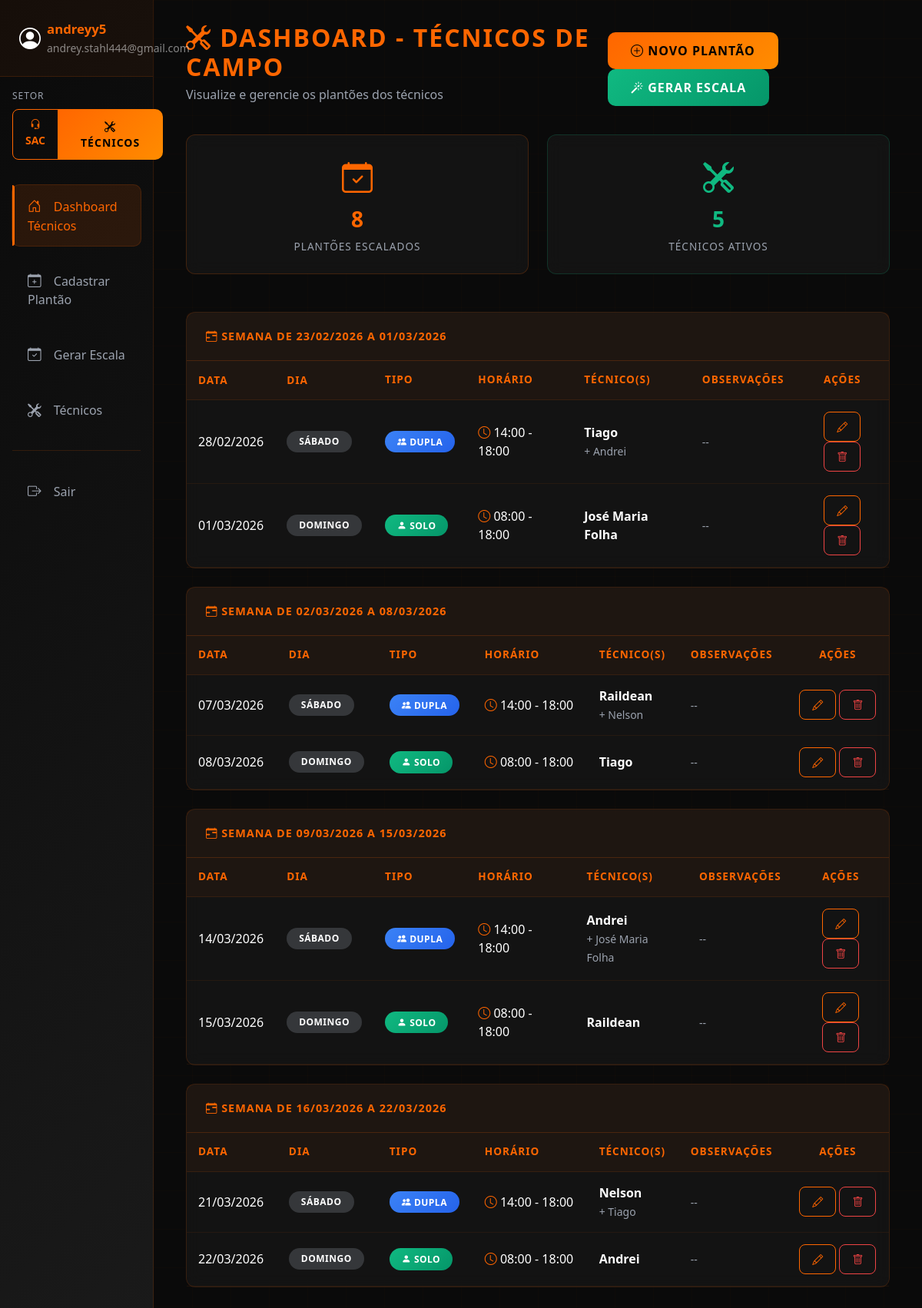
/plantao/tecnicos/ (signed in), run on an earlier commit of the app's database.
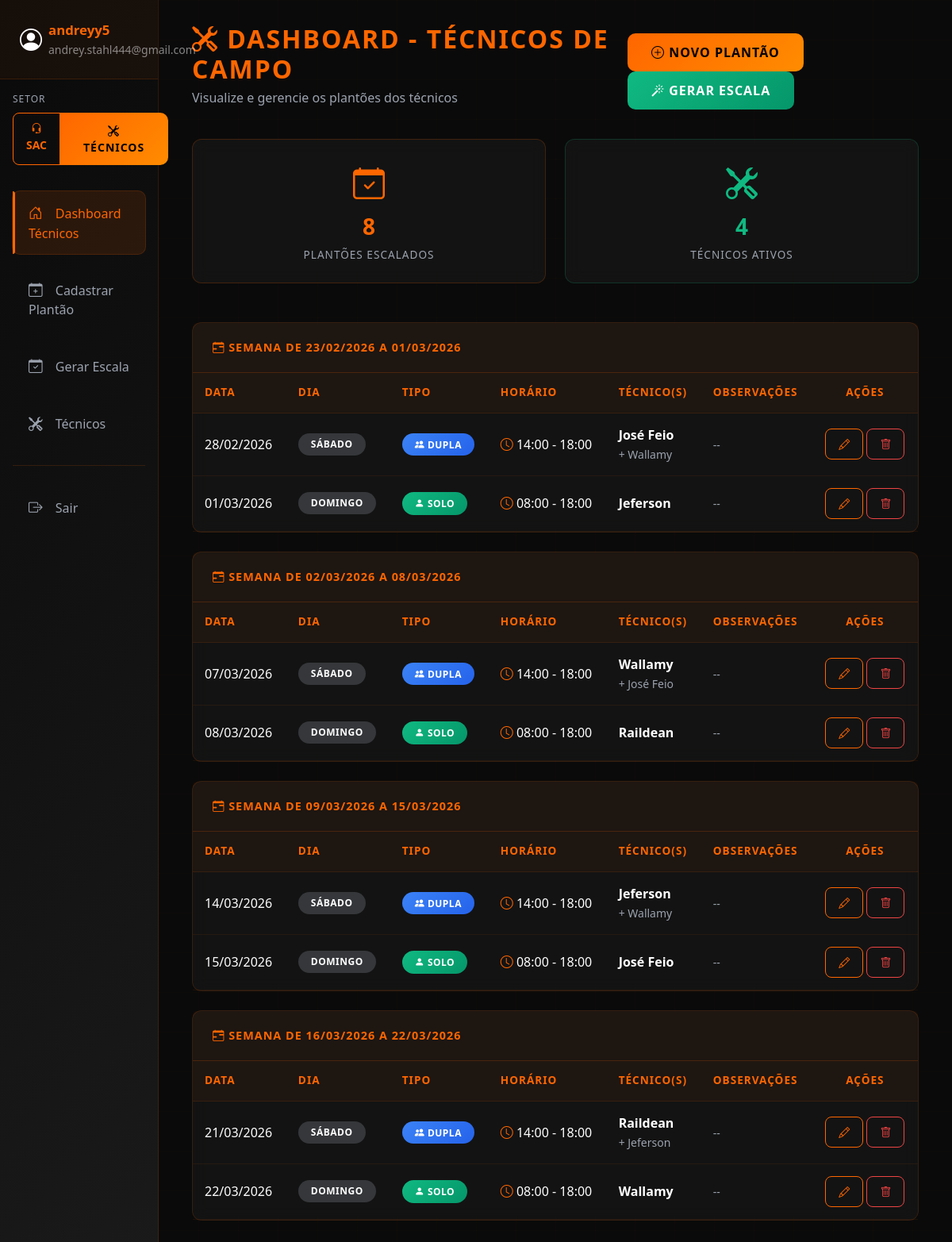
And on a later commit of the database.
### apps/plantao/models.py (models this page shows, shortened)
class PlantaoTecnico(models.Model):
    TIPO_CHOICES = [
        ('SABADO_DUPLA', 'Sábado - Dupla (14:00-18:00)'),
        ('DOMINGO_SOLO', 'Domingo - Solo (Dia Todo)'),
        ('AVULSO_SOLO', 'Dia Avulso - Solo (Dia Todo)'),
    ]
    tecnico_principal = models.ForeignKey(
        TecnicoCampo,
        on_delete=models.CASCADE,
        related_name='plantoes_principal'
    )
    tecnico_dupla = models.ForeignKey(
        TecnicoCampo,
        on_delete=models.CASCADE,
        related_name='plantoes_dupla',
        null=True,
        blank=True,
        help_text="Apenas para plantões de sábado"
    )
    data = models.DateField()
    tipo = models.CharField(max_length=20, choices=TIPO_CHOICES)
    hora_inicio = models.TimeField()
    hora_fim = models.TimeField()
    observacoes = models.TextField(blank=True, null=True)
    criado_em = models.DateTimeField(auto_now_add=True)
    atualizado_em = models.DateTimeField(auto_now=True)
    class Meta:
        verbose_name = "Plantão Técnico"
        verbose_name_plural = "Plantões Técnicos"
        ordering = ['data', 'hora_inicio']
        unique_together = ['data', 'tipo']  # Não pode ter 2 plantões do mesmo tipo no mesmo dia
    @property
    def dia_semana(self):
        dias = ['Segunda', 'Terça', 'Quarta', 'Quinta', 'Sexta', 'Sábado', 'Domingo']
        return dias[self.data.weekday()]

class TecnicoCampo(models.Model):
    user = models.OneToOneField(
        User,
        on_delete=models.SET_NULL,
        null=True,
        blank=True,
        related_name='tecnico'
    )
    nome_completo = models.CharField(max_length=200)
    telefone = models.CharField(max_length=20, blank=True, null=True)
    email = models.EmailField(blank=True, null=True)
    ordem_fila = models.IntegerField(default=0, help_text="Ordem na rotação de plantões")
    ativo = models.BooleanField(default=True)
    criado_em = models.DateTimeField(auto_now_add=True)
    atualizado_em = models.DateTimeField(auto_now=True)
    class Meta:
        verbose_name = "Técnico de Campo"
        verbose_name_plural = "Técnicos de Campo"
        ordering = ['ordem_fila', 'nome_completo']

### apps/plantao/views.py (the view, shortened to what this page needs)
# urls.py: path('tecnicos/', views.dashboard_tecnicos, name='dashboard_tecnicos'),
@login_required
def dashboard_tecnicos(request):
    from .models import PlantaoTecnico, TecnicoCampo
    user_type = get_user_type(request.user)
    if user_type == 'colaborador':
        messages.warning(request, '⚠️ Você é um colaborador SAC.')
        return redirect('dashboard')
    plantoes = PlantaoTecnico.objects.select_related('tecnico_principal', 'tecnico_dupla').all()
    hoje = datetime.now().date()
    data_fim = hoje + timedelta(weeks=4)
    plantoes = plantoes.filter(data__gte=hoje, data__lte=data_fim)
    plantoes_agrupados = {}
    for plantao in plantoes:
        inicio_semana = plantao.data - timedelta(days=plantao.data.weekday())
        semana_key = inicio_semana.strftime('%Y-%m-%d')
        if semana_key not in plantoes_agrupados:
            plantoes_agrupados[semana_key] = {
                'inicio': inicio_semana,
                'fim': inicio_semana + timedelta(days=6),
                'plantoes': []
            }
        plantoes_agrupados[semana_key]['plantoes'].append(plantao)
    plantoes_agrupados = dict(sorted(plantoes_agrupados.items()))
    context = {
        'plantoes_agrupados': plantoes_agrupados,
        'total_plantoes': plantoes.count(),
        'tecnicos_count': TecnicoCampo.objects.filter(ativo=True).count(),
        'is_admin': is_admin(request.user),
        'is_tecnico': user_type == 'tecnico',
        'user_type': user_type,
    }
    return render(request, 'dashboard/tecnicos/home.html', context)

### templates/dashboard/tecnicos/home.html (shortened to what this page needs)
{% extends 'base.html' %}
{% block content %}
<div class="d-flex justify-content-between align-items-center mb-4">
    <div>
        <h2 class="mb-1" style="color: #ff6600; font-weight: 700; text-transform: uppercase; letter-spacing: 2px;">
            <i class="bi bi-tools"></i> Dashboard - Técnicos de Campo
        </h2>
        <p class="text-muted">Visualize e gerencie os plantões dos técnicos</p>
    </div>
    {% if is_admin %}
    <div>
        <a href="{% url 'cadastrar_plantao_tecnico' %}" class="btn btn-primary me-2">
            <i class="bi bi-plus-circle"></i> Novo Plantão
        </a>
        <a href="{% url 'gerar_escala_tecnicos' %}" class="btn btn-success">
            <i class="bi bi-magic"></i> Gerar Escala
        </a>
    </div>
    {% endif %}
</div>
<div class="row mb-4">
    <div class="col-md-6">
        <div class="card text-center" style="border: 1px solid rgba(255, 102, 0, 0.2); background: rgba(26, 26, 26, 0.6); backdrop-filter: blur(10px);">
            <div class="card-body">
                <i class="bi bi-calendar-check fs-1" style="color: #ff6600;"></i>
                <h3 class="mt-2" style="color: #ff6600; font-weight: 700;">{{ total_plantoes }}</h3>
                <p class="text-muted mb-0" style="text-transform: uppercase; letter-spacing: 1px; font-size: 0.85rem;">Plantões Escalados</p>
            </div>
        </div>
    </div>
    <div class="col-md-6">
        <div class="card text-center" style="border: 1px solid rgba(16, 185, 129, 0.2); background: rgba(26, 26, 26, 0.6); backdrop-filter: blur(10px);">
            <div class="card-body">
                <i class="bi bi-tools fs-1" style="color: #10b981;"></i>
                <h3 class="mt-2" style="color: #10b981; font-weight: 700;">{{ tecnicos_count }}</h3>
                <p class="text-muted mb-0" style="text-transform: uppercase; letter-spacing: 1px; font-size: 0.85rem;">Técnicos Ativos</p>
            </div>
        </div>
    </div>
</div>
{% if plantoes_agrupados %}
    {% for semana_key, semana_data in plantoes_agrupados.items %}
    <div class="card mb-4">
        <div class="card-header">
            <i class="bi bi-calendar-range"></i>
            Semana de {{ semana_data.inicio|date:"d/m/Y" }} a {{ semana_data.fim|date:"d/m/Y" }}
        </div>
        <div class="card-body p-0">
            <div class="table-responsive">
                <table class="table table-hover table-plantoes mb-0">
                    <thead>
                        <tr>
                            <th>Data</th>
                            <th>Dia</th>
                            <th>Tipo</th>
                            <th>Horário</th>
                            <th>Técnico(s)</th>
                            <th>Observações</th>
                            {% if is_admin %}
                            <th class="text-center">Ações</th>
                            {% endif %}
                        </tr>
                    </thead>
                    <tbody style="background: transparent;">
                        {% for plantao in semana_data.plantoes %}
                        <tr>
                            <td>{{ plantao.data|date:"d/m/Y" }}</td>
                            <td>
                                <span class="badge bg-secondary">
                                    {{ plantao.dia_semana }}
                                </span>
                            </td>
                            <td>
                                {% if plantao.tipo == 'SABADO_DUPLA' %}
                                <span class="badge" style="background: linear-gradient(135deg, #3b82f6, #2563eb) !important;">
                                    <i class="bi bi-people-fill"></i> Dupla
                                </span>
                                {% elif plantao.tipo == 'DOMINGO_SOLO' %}
                                <span class="badge" style="background: linear-gradient(135deg, #10b981, #059669) !important;">
                                    <i class="bi bi-person-fill"></i> Solo
                                </span>
                                {% else %}
                                <span class="badge" style="background: linear-gradient(135deg, #fb923c, #f97316) !important;">
                                    <i class="bi bi-star-fill"></i> Avulso
                                </span>
                                {% endif %}
                            </td>
                            <td>
                                <i class="bi bi-clock" style="color: #ff6600;"></i>
                                {{ plantao.hora_inicio|time:"H:i" }} - {{ plantao.hora_fim|time:"H:i" }}
                            </td>
                            <td>
                                <strong>{{ plantao.tecnico_principal.nome_completo }}</strong>
                                {% if plantao.tecnico_dupla %}
                                <br><small class="text-muted">+ {{ plantao.tecnico_dupla.nome_completo }}</small>
                                {% endif %}
                            </td>
                            <td>
                                {% if plantao.observacoes %}
                                    <small class="text-muted">{{ plantao.observacoes|truncatewords:10 }}</small>
                                {% else %}
                                    <small class="text-muted">--</small>
                                {% endif %}
                            </td>
                            {% if is_admin %}
                            <td class="text-center">
                                <a href="{% url 'editar_plantao_tecnico' plantao.id %}" class="btn btn-sm btn-outline-primary" title="Editar">
                                    <i class="bi bi-pencil"></i>
                                </a>
                                <a href="{% url 'deletar_plantao_tecnico' plantao.id %}" class="btn btn-sm btn-outline-danger" title="Excluir">
                                    <i class="bi bi-trash"></i>
                                </a>
                            </td>
                            {% endif %}
                        </tr>
                        {% endfor %}
                    </tbody>
                </table>
            </div>
        </div>
    </div>
    {% endfor %}
{% endif %}
{% endblock %}

### templates/base.html (shortened to what this page needs)
<!DOCTYPE html>
<html lang="pt-BR">
<head>
    <link href="https://cdn.jsdelivr.net/npm/bootstrap@5.3.0/dist/css/bootstrap.min.css" rel="stylesheet">
    <link rel="stylesheet" href="https://cdn.jsdelivr.net/npm/bootstrap-icons@1.10.0/font/bootstrap-icons.css">
</head>
<body>
    <div class="container-fluid">
        <div class="row">
            <div class="col-md-2 px-0 sidebar">
<div class="user-info">
                    <div class="d-flex align-items-center">
                        <i class="bi bi-person-circle fs-3 me-2"></i>
                        <div>
                            <div class="fw-bold">{{ user.get_full_name|default:user.username }}</div>
                            <small class="text-white-50">{{ user.email }}</small>
                        </div>
                    </div>
                </div>
                {% if is_admin %}
                <div class="mb-3 px-3 pt-3">
                    <small class="text-muted d-block mb-2" style="text-transform: uppercase; letter-spacing: 1px; font-size: 0.75rem;">
                        Setor
                    </small>
                    <div class="btn-group w-100" role="group">
                        <a href="{% url 'dashboard' %}"
                           class="btn btn-sm {% if 'tecnicos' not in request.path %}btn-primary{% else %}btn-outline-primary{% endif %}"
                           style="{% if 'tecnicos' not in request.path %}background: linear-gradient(135deg, #ff6600, #ff8c00); color: #000; border: none;{% else %}border-color: #ff6600; color: #ff6600;{% endif %}">
                            <i class="bi bi-headset"></i> SAC
                        </a>
                        <a href="{% url 'dashboard_tecnicos' %}"
                           class="btn btn-sm {% if 'tecnicos' in request.path %}btn-primary{% else %}btn-outline-primary{% endif %}"
                           style="{% if 'tecnicos' in request.path %}background: linear-gradient(135deg, #ff6600, #ff8c00); color: #000; border: none;{% else %}border-color: #ff6600; color: #ff6600;{% endif %}">
                            <i class="bi bi-tools"></i> Técnicos
                        </a>
                    </div>
                </div>
                {% endif %}
                <nav class="nav flex-column mt-4">
                    {% if 'tecnicos' in request.path %}
                        <a class="nav-link {% if request.resolver_match.url_name == 'dashboard_tecnicos' %}active{% endif %}"
                           href="{% url 'dashboard_tecnicos' %}">
                            <i class="bi bi-house-door"></i> Dashboard Técnicos
                        </a>
                        {% if is_admin %}
                        <a class="nav-link {% if 'cadastrar_plantao_tecnico' in request.resolver_match.url_name %}active{% endif %}"
                           href="{% url 'cadastrar_plantao_tecnico' %}">
                            <i class="bi bi-calendar-plus"></i> Cadastrar Plantão
                        </a>
                        <a class="nav-link {% if 'gerar_escala_tecnicos' in request.resolver_match.url_name %}active{% endif %}"
                           href="{% url 'gerar_escala_tecnicos' %}">
                            <i class="bi bi-calendar-check"></i> Gerar Escala
                        </a>
                        <a class="nav-link {% if 'gerenciar_tecnicos' in request.resolver_match.url_name %}active{% endif %}"
                           href="{% url 'gerenciar_tecnicos' %}">
                            <i class="bi bi-tools"></i> Técnicos
                        </a>
                        {% endif %}
                    {% endif %}
                    <hr class="text-white-50 mx-3">
                    <a class="nav-link" href="{% url 'logout' %}">
                        <i class="bi bi-box-arrow-right"></i> Sair
                    </a>
                </nav>
            </div>
            <div class="col-md-10">
                <div class="content-wrapper">
                    {% block content %}{% endblock %}
                </div>
            </div>
        </div>
    </div>
</body>
</html>

What changed in the data, as far as the page shows it:
changed PlantaoTecnico (number 1 of 8 on the later page): tecnico_principal.nome_completo "Tiago" → "José Feio"; tecnico_dupla.nome_completo "Andrei" → "Wallamy"
changed PlantaoTecnico (number 2 of 8 on the later page): tecnico_principal.nome_completo "José Maria Folha" → "Jeferson"
changed PlantaoTecnico (number 3 of 8 on the later page): tecnico_principal.nome_completo "Raildean" → "Wallamy"; tecnico_dupla.nome_completo "Nelson" → "José Feio"
changed PlantaoTecnico (number 4 of 8 on the later page): tecnico_principal.nome_completo "Tiago" → "Raildean"
changed PlantaoTecnico (number 5 of 8 on the later page): tecnico_principal.nome_completo "Andrei" → "Jeferson"; tecnico_dupla.nome_completo "José Maria Folha" → "Wallamy"
changed PlantaoTecnico (number 6 of 8 on the later page): tecnico_principal.nome_completo "Raildean" → "José Feio"
changed PlantaoTecnico (number 7 of 8 on the later page): tecnico_principal.nome_completo "Nelson" → "Raildean"; tecnico_dupla.nome_completo "Tiago" → "Jeferson"
changed PlantaoTecnico (number 8 of 8 on the later page): tecnico_principal.nome_completo "Andrei" → "Wallamy"
Also different on the page:
{{ tecnicos_count }}: "5" → "4"
